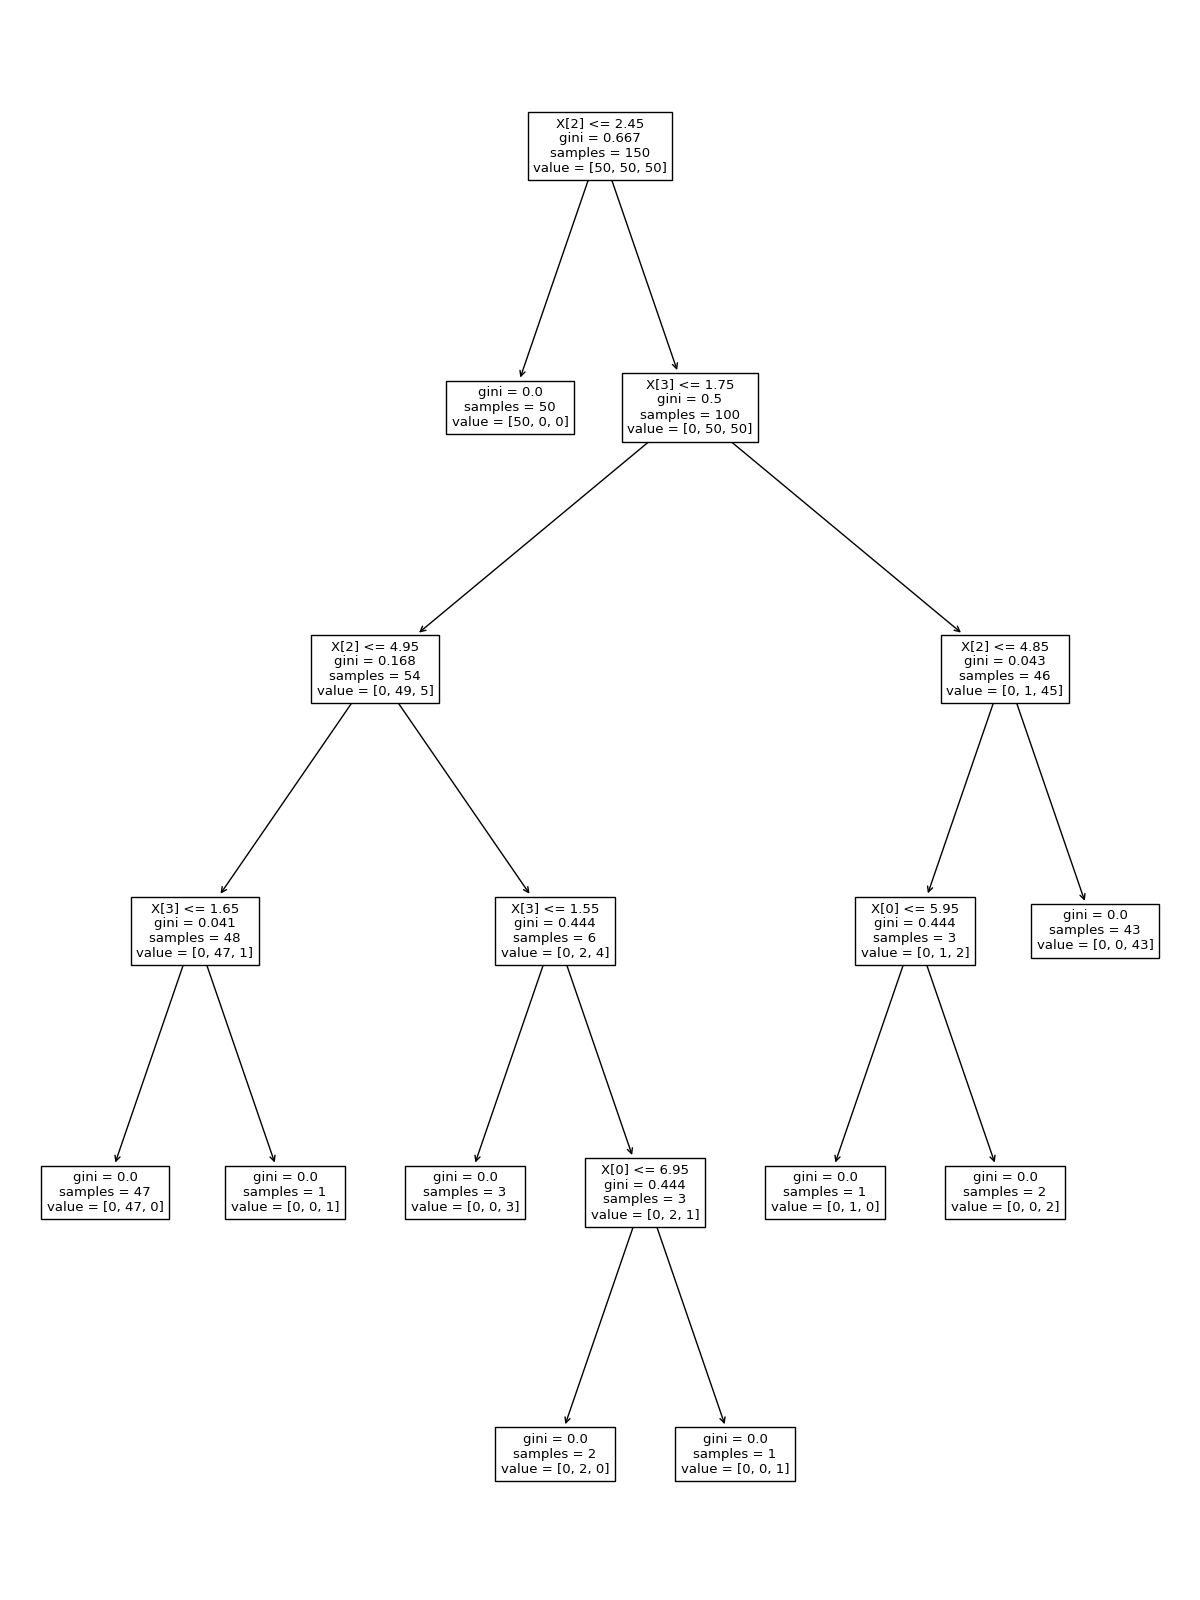

Write Python code to recreate this figure.
from matplotlib import pyplot as plt
from sklearn.datasets import load_iris
from sklearn import tree

from decompose.dvc_utils import cwd_path
from illustrations.plot_utils import put_caption

# from https://scikit-learn.org/stable/modules/tree.html
iris = load_iris()
X, y = iris.data, iris.target
clf = tree.DecisionTreeClassifier()
clf = clf.fit(X, y)

plt.figure(figsize=(12, 16))
tree.plot_tree(clf)

plt.tight_layout()

plot_id = "tree-structure"

plt.savefig(cwd_path(f"{plot_id}.png"))

caption = """
        Rendering of a decision tree structure. Each inner node corresponds to a partitioning of the examples 
        of the parent edge. 
        TODO: attribute source; maybe have colours match the decision boundaries in other plot.
    """
put_caption(caption,
            cwd_path(f"{plot_id}.tex"))
